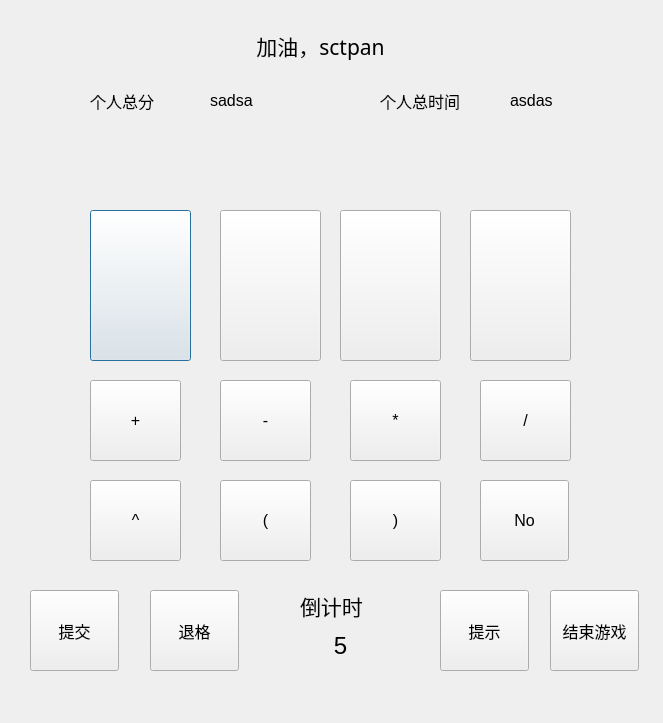
<?xml version="1.0" encoding="UTF-8"?>
<ui version="4.0">
 <class>MainWindow</class>
 <widget class="QDialog" name="MainWindow">
  <property name="geometry">
   <rect>
    <x>0</x>
    <y>0</y>
    <width>663</width>
    <height>723</height>
   </rect>
  </property>
  <property name="windowTitle">
   <string>Dialog</string>
  </property>
  <widget class="QPushButton" name="card1">
   <property name="geometry">
    <rect>
     <x>90</x>
     <y>210</y>
     <width>101</width>
     <height>151</height>
    </rect>
   </property>
   <property name="text">
    <string/>
   </property>
  </widget>
  <widget class="QPushButton" name="card2">
   <property name="geometry">
    <rect>
     <x>220</x>
     <y>210</y>
     <width>101</width>
     <height>151</height>
    </rect>
   </property>
   <property name="text">
    <string/>
   </property>
  </widget>
  <widget class="QPushButton" name="card3">
   <property name="geometry">
    <rect>
     <x>340</x>
     <y>210</y>
     <width>101</width>
     <height>151</height>
    </rect>
   </property>
   <property name="text">
    <string/>
   </property>
  </widget>
  <widget class="QPushButton" name="card4">
   <property name="geometry">
    <rect>
     <x>470</x>
     <y>210</y>
     <width>101</width>
     <height>151</height>
    </rect>
   </property>
   <property name="text">
    <string/>
   </property>
  </widget>
  <widget class="QPushButton" name="plusButton">
   <property name="geometry">
    <rect>
     <x>90</x>
     <y>380</y>
     <width>91</width>
     <height>81</height>
    </rect>
   </property>
   <property name="font">
    <font>
     <family>Segoe UI</family>
     <pointsize>12</pointsize>
    </font>
   </property>
   <property name="text">
    <string>+</string>
   </property>
  </widget>
  <widget class="QLabel" name="output">
   <property name="geometry">
    <rect>
     <x>90</x>
     <y>130</y>
     <width>491</width>
     <height>51</height>
    </rect>
   </property>
   <property name="font">
    <font>
     <family>Segoe UI</family>
     <pointsize>14</pointsize>
     <weight>50</weight>
     <bold>false</bold>
    </font>
   </property>
   <property name="text">
    <string/>
   </property>
  </widget>
  <widget class="QPushButton" name="minusButton">
   <property name="geometry">
    <rect>
     <x>220</x>
     <y>380</y>
     <width>91</width>
     <height>81</height>
    </rect>
   </property>
   <property name="font">
    <font>
     <family>Segoe UI</family>
     <pointsize>12</pointsize>
     <weight>50</weight>
     <bold>false</bold>
    </font>
   </property>
   <property name="text">
    <string>-</string>
   </property>
  </widget>
  <widget class="QPushButton" name="timesButton">
   <property name="geometry">
    <rect>
     <x>350</x>
     <y>380</y>
     <width>91</width>
     <height>81</height>
    </rect>
   </property>
   <property name="font">
    <font>
     <family>Segoe UI</family>
     <pointsize>12</pointsize>
    </font>
   </property>
   <property name="text">
    <string>*</string>
   </property>
  </widget>
  <widget class="QPushButton" name="powerButton">
   <property name="geometry">
    <rect>
     <x>90</x>
     <y>480</y>
     <width>91</width>
     <height>81</height>
    </rect>
   </property>
   <property name="font">
    <font>
     <family>Segoe UI</family>
     <pointsize>12</pointsize>
    </font>
   </property>
   <property name="text">
    <string>^</string>
   </property>
  </widget>
  <widget class="QPushButton" name="divideButton">
   <property name="geometry">
    <rect>
     <x>480</x>
     <y>380</y>
     <width>91</width>
     <height>81</height>
    </rect>
   </property>
   <property name="font">
    <font>
     <family>Segoe UI</family>
     <pointsize>12</pointsize>
    </font>
   </property>
   <property name="text">
    <string>/</string>
   </property>
  </widget>
  <widget class="QPushButton" name="submitButton">
   <property name="geometry">
    <rect>
     <x>30</x>
     <y>590</y>
     <width>89</width>
     <height>81</height>
    </rect>
   </property>
   <property name="font">
    <font>
     <family>宋体</family>
     <pointsize>12</pointsize>
    </font>
   </property>
   <property name="text">
    <string>提交</string>
   </property>
  </widget>
  <widget class="QPushButton" name="backspaceButton">
   <property name="geometry">
    <rect>
     <x>150</x>
     <y>590</y>
     <width>89</width>
     <height>81</height>
    </rect>
   </property>
   <property name="font">
    <font>
     <family>宋体</family>
     <pointsize>12</pointsize>
    </font>
   </property>
   <property name="text">
    <string>退格</string>
   </property>
  </widget>
  <widget class="QPushButton" name="answerButton">
   <property name="geometry">
    <rect>
     <x>440</x>
     <y>590</y>
     <width>89</width>
     <height>81</height>
    </rect>
   </property>
   <property name="font">
    <font>
     <family>宋体</family>
     <pointsize>12</pointsize>
    </font>
   </property>
   <property name="text">
    <string>提示</string>
   </property>
  </widget>
  <widget class="QPushButton" name="exitButton">
   <property name="geometry">
    <rect>
     <x>550</x>
     <y>590</y>
     <width>89</width>
     <height>81</height>
    </rect>
   </property>
   <property name="font">
    <font>
     <family>宋体</family>
     <pointsize>12</pointsize>
    </font>
   </property>
   <property name="text">
    <string>结束游戏</string>
   </property>
  </widget>
  <widget class="QPushButton" name="noButton">
   <property name="geometry">
    <rect>
     <x>480</x>
     <y>480</y>
     <width>89</width>
     <height>81</height>
    </rect>
   </property>
   <property name="font">
    <font>
     <family>Segoe UI</family>
     <pointsize>12</pointsize>
    </font>
   </property>
   <property name="text">
    <string>No</string>
   </property>
  </widget>
  <widget class="QLabel" name="label_2">
   <property name="geometry">
    <rect>
     <x>90</x>
     <y>90</y>
     <width>91</width>
     <height>21</height>
    </rect>
   </property>
   <property name="font">
    <font>
     <family>宋体</family>
     <pointsize>12</pointsize>
     <weight>50</weight>
     <bold>false</bold>
    </font>
   </property>
   <property name="text">
    <string>个人总分</string>
   </property>
  </widget>
  <widget class="QLabel" name="score">
   <property name="geometry">
    <rect>
     <x>210</x>
     <y>90</y>
     <width>91</width>
     <height>20</height>
    </rect>
   </property>
   <property name="font">
    <font>
     <family>Segoe UI</family>
     <pointsize>12</pointsize>
     <weight>50</weight>
     <bold>false</bold>
    </font>
   </property>
   <property name="text">
    <string>sadsa</string>
   </property>
  </widget>
  <widget class="QPushButton" name="leftButton">
   <property name="geometry">
    <rect>
     <x>220</x>
     <y>480</y>
     <width>91</width>
     <height>81</height>
    </rect>
   </property>
   <property name="font">
    <font>
     <family>Segoe UI</family>
     <pointsize>12</pointsize>
    </font>
   </property>
   <property name="text">
    <string>(</string>
   </property>
  </widget>
  <widget class="QPushButton" name="rightButton">
   <property name="geometry">
    <rect>
     <x>350</x>
     <y>480</y>
     <width>91</width>
     <height>81</height>
    </rect>
   </property>
   <property name="font">
    <font>
     <family>Segoe UI</family>
     <pointsize>12</pointsize>
    </font>
   </property>
   <property name="text">
    <string>)</string>
   </property>
  </widget>
  <widget class="QLabel" name="label_3">
   <property name="geometry">
    <rect>
     <x>380</x>
     <y>90</y>
     <width>101</width>
     <height>21</height>
    </rect>
   </property>
   <property name="font">
    <font>
     <family>宋体</family>
     <pointsize>12</pointsize>
     <weight>50</weight>
     <bold>false</bold>
    </font>
   </property>
   <property name="text">
    <string>个人总时间</string>
   </property>
  </widget>
  <widget class="QLabel" name="time">
   <property name="geometry">
    <rect>
     <x>510</x>
     <y>90</y>
     <width>91</width>
     <height>20</height>
    </rect>
   </property>
   <property name="font">
    <font>
     <family>Segoe UI</family>
     <pointsize>12</pointsize>
     <weight>50</weight>
     <bold>false</bold>
    </font>
   </property>
   <property name="text">
    <string>asdas</string>
   </property>
  </widget>
  <widget class="QLabel" name="timeLabel">
   <property name="geometry">
    <rect>
     <x>310</x>
     <y>620</y>
     <width>61</width>
     <height>51</height>
    </rect>
   </property>
   <property name="font">
    <font>
     <family>Segoe UI</family>
     <pointsize>18</pointsize>
    </font>
   </property>
   <property name="text">
    <string>5</string>
   </property>
   <property name="alignment">
    <set>Qt::AlignCenter</set>
   </property>
  </widget>
  <widget class="QLabel" name="label_4">
   <property name="geometry">
    <rect>
     <x>300</x>
     <y>590</y>
     <width>91</width>
     <height>31</height>
    </rect>
   </property>
   <property name="font">
    <font>
     <family>宋体</family>
     <pointsize>16</pointsize>
    </font>
   </property>
   <property name="text">
    <string>倒计时</string>
   </property>
  </widget>
  <widget class="QLabel" name="username">
   <property name="geometry">
    <rect>
     <x>180</x>
     <y>30</y>
     <width>281</width>
     <height>31</height>
    </rect>
   </property>
   <property name="font">
    <font>
     <family>宋体</family>
     <pointsize>16</pointsize>
     <weight>50</weight>
     <bold>false</bold>
    </font>
   </property>
   <property name="text">
    <string>加油，sctpan</string>
   </property>
   <property name="alignment">
    <set>Qt::AlignCenter</set>
   </property>
  </widget>
 </widget>
 <layoutdefault spacing="6" margin="11"/>
 <resources/>
 <connections/>
</ui>
